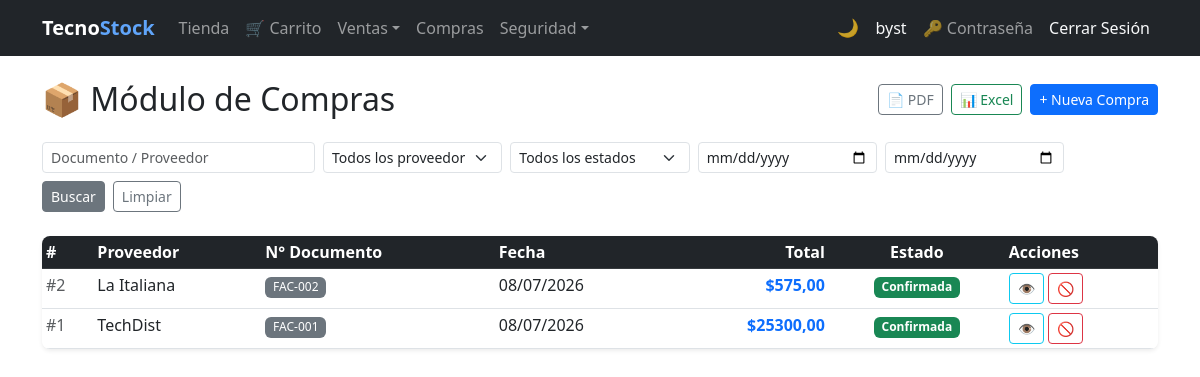
The page /purchases/ (signed in) on the database its author committed.
### purchasing/models.py (models this page shows, shortened)
class Purchase(models.Model):
    BORRADOR   = 0
    CONFIRMADA = 1
    ANULADA    = 2
    ESTADO_CHOICES = [
        (BORRADOR,   'Borrador'),
        (CONFIRMADA, 'Confirmada'),
        (ANULADA,    'Anulada'),
    ]
    supplier        = models.ForeignKey(
                          Supplier, on_delete=models.PROTECT,
                          related_name='purchases', verbose_name='Proveedor')
    document_number = models.CharField(max_length=20, verbose_name='N° Documento')
    purchase_date   = models.DateField(auto_now_add=True, verbose_name='Fecha')
    subtotal        = models.DecimalField(max_digits=12, decimal_places=2, default=0, verbose_name='Subtotal')
    tax             = models.DecimalField(max_digits=12, decimal_places=2, default=0, verbose_name='IVA')
    total           = models.DecimalField(max_digits=12, decimal_places=2, default=0, verbose_name='Total')
    estado          = models.PositiveSmallIntegerField(
                          choices=ESTADO_CHOICES, default=BORRADOR, verbose_name='Estado')
    is_active       = models.BooleanField(default=True, verbose_name='Activo')
    class Meta:
        verbose_name        = 'Compra'
        verbose_name_plural = 'Compras'
        ordering = ['-purchase_date', '-id']
        constraints = [
            models.UniqueConstraint(
                fields=['document_number', 'supplier'],
                name='unique_purchase_per_supplier'
            )
        ]
    @property
    def can_confirm(self):    return self.estado == self.BORRADOR
    @property
    def can_edit(self):       return self.estado == self.BORRADOR
    @property
    def can_delete(self):     return self.estado == self.BORRADOR
    @property
    def can_cancel(self):     return self.estado == self.CONFIRMADA
    @property
    def estado_badge_class(self):
        return {
            self.BORRADOR:   'bg-secondary',
            self.CONFIRMADA: 'bg-success',
            self.ANULADA:    'bg-danger',
        }.get(self.estado, 'bg-secondary')

### billing/models.py (models this page shows, shortened)
class Supplier(models.Model):
    name = models.CharField(max_length=200, verbose_name='Company Name')
    contact_name = models.CharField(max_length=200, blank=True, null=True)
    email = models.EmailField(blank=True, null=True)
    phone = models.CharField(max_length=20, blank=True, null=True)
    address = models.TextField(blank=True, null=True)
    photo = models.ImageField(upload_to='suppliers/', blank=True, null=True, verbose_name='Logo')
    is_active = models.BooleanField(default=True)
    created_at = models.DateTimeField(auto_now_add=True)
    updated_at = models.DateTimeField(auto_now=True)
    class Meta:
        verbose_name = 'Supplier'
        verbose_name_plural = 'Suppliers'
        ordering = ['name']

### purchasing/views.py (the view)
# urls.py: path('',                      views.PurchaseListView.as_view(),   name='purchase_list'),
class PurchaseListView(LoginRequiredMixin, GroupRequiredMixin, SearchExportMixin, ListView):
    group_required      = list(_PURCHASING_ROLES)
    model               = Purchase
    queryset            = Purchase.objects.select_related('supplier').all()
    template_name       = 'purchasing/purchase_list.html'
    context_object_name = 'items'
    export_filename     = 'compras'
    paginate_by         = 10
    export_fields       = [
        ('#',            'id'),
        ('Proveedor',    lambda p: p.supplier.name),
        ('N° Documento', 'document_number'),
        ('Fecha',        lambda p: str(p.purchase_date)),
        ('Estado',       lambda p: p.get_estado_display()),
        ('Subtotal',     'subtotal'),
        ('IVA',          'tax'),
        ('Total',        'total'),
    ]
    search_fields = [
        {'param': 'q',         'fields': ['document_number__icontains', 'supplier__name__icontains']},
        {'param': 'supplier',  'field':  'supplier_id',       'type': 'number'},
        {'param': 'estado',    'field':  'estado',            'type': 'number'},
        {'param': 'date_from', 'field':  'purchase_date__gte','type': 'date'},
        {'param': 'date_to',   'field':  'purchase_date__lte','type': 'date'},
    ]
    def get_context_data(self, **kwargs):
        ctx = super().get_context_data(**kwargs)
        ctx['suppliers'] = Supplier.objects.filter(is_active=True)
        return ctx

### security/templatetags/security_tags.py (called while the page is built)
@register.filter(name='has_group')
def has_group(user, group_name):
    if not user.is_authenticated:
        return False
    if user.is_superuser:  # el superusuario ve todo
        return True
    return user.groups.filter(name=group_name).exists()

### shared/mixins.py (called while the page is built, shortened)
    def get_queryset(self):
        qs = super().get_queryset()
        for spec in self.search_fields:
            val = self.request.GET.get(spec['param'], '').strip()
            if not val:
                continue
        return qs.distinct()

    def get_context_data(self, **kwargs):
        ctx = super().get_context_data(**kwargs)
        ctx['search_params'] = self.request.GET
        return ctx

    def get(self, request, *args, **kwargs):
        fmt = request.GET.get('export', '').lower()
        if fmt == 'pdf':
            return self._build_pdf()
        if fmt == 'excel':
            return self._build_excel()
        return super().get(request, *args, **kwargs)

    def dispatch(self, request, *args, **kwargs):
        if not request.user.is_authenticated:
            return redirect('login')
        if request.user.is_superuser:
            return super().dispatch(request, *args, **kwargs)

### purchasing/templates/purchasing/purchase_list.html (shortened to what this page needs)
{% extends 'billing/base.html' %}
{% block content %}
<div class="d-flex align-items-center justify-content-between mb-4">
  <h2 class="mb-0">&#128230; Módulo de Compras</h2>
  <div class="d-flex gap-2">
    <a href="?{% for k, v in request.GET.items %}{% if k != 'export' and k != 'page' %}{{ k }}={{ v }}&{% endif %}{% endfor %}export=pdf"
       class="btn btn-sm btn-outline-secondary" title="Exportar PDF">&#128196; PDF</a>
    <a href="?{% for k, v in request.GET.items %}{% if k != 'export' and k != 'page' %}{{ k }}={{ v }}&{% endif %}{% endfor %}export=excel"
       class="btn btn-sm btn-outline-success" title="Exportar Excel">&#128202; Excel</a>
    <a href="{% url 'purchasing:purchase_create' %}" class="btn btn-primary btn-sm">+ Nueva Compra</a>
  </div>
</div>
<form method="get" class="mb-4">
  <div class="row g-2 align-items-end">
    <div class="col-md-3">
      <input type="text" name="q" class="form-control form-control-sm"
             placeholder="Documento / Proveedor"
             value="{{ search_params.q|default:'' }}">
    </div>
    <div class="col-md-2">
      <select name="supplier" class="form-select form-select-sm" aria-label="Filtrar por proveedor">
        <option value="">Todos los proveedores</option>
      </select>
    </div>
    <div class="col-md-2">
      <select name="estado" class="form-select form-select-sm" aria-label="Filtrar por estado">
        <option value="">Todos los estados</option>
      </select>
    </div>
    <div class="col-md-2">
      <input type="date" name="date_from" class="form-control form-control-sm"
             value="{{ search_params.date_from|default:'' }}" title="Desde">
    </div>
    <div class="col-md-2">
      <input type="date" name="date_to" class="form-control form-control-sm"
             value="{{ search_params.date_to|default:'' }}" title="Hasta">
    </div>
    <div class="col-auto d-flex gap-2">
      <button type="submit" class="btn btn-secondary btn-sm">Buscar</button>
      <a href="{% url 'purchasing:purchase_list' %}" class="btn btn-outline-secondary btn-sm">Limpiar</a>
    </div>
  </div>
</form>
<div class="card border-0 shadow-sm rounded-3 overflow-hidden">
  <div class="table-responsive">
    <table class="table table-hover table-sm mb-0">
      <thead class="table-dark">
        <tr>
          <th>#</th>
          <th>Proveedor</th>
          <th>N° Documento</th>
          <th>Fecha</th>
          <th class="text-end">Total</th>
          <th class="text-center">Estado</th>
          <th>Acciones</th>
        </tr>
      </thead>
      <tbody>
        {% for item in items %}
        <tr>
          <td class="text-muted">#{{ item.id }}</td>
          <td>{{ item.supplier.name }}</td>
          <td><span class="badge bg-secondary fw-normal">{{ item.document_number }}</span></td>
          <td>{{ item.purchase_date|date:"d/m/Y" }}</td>
          <td class="text-end fw-semibold text-primary">${{ item.total }}</td>
          <td class="text-center">
            <span class="badge {{ item.estado_badge_class }}">{{ item.get_estado_display }}</span>
          </td>
          <td>
            <div class="d-flex gap-1 flex-wrap">
              <a href="{% url 'purchasing:purchase_detail' item.pk %}"
                 class="btn btn-sm btn-outline-info" title="Ver detalle">&#128065;</a>
              {% if item.can_cancel %}
              <a href="{% url 'purchasing:purchase_cancel' item.pk %}"
                 class="btn btn-sm btn-outline-danger" title="Anular">&#128683;</a>
              {% endif %}
            </div>
          </td>
        </tr>
        {% endfor %}
      </tbody>
    </table>
  </div>
</div>
{% endblock %}

### billing/templates/billing/base.html (shortened to what this page needs)
{% load security_tags %}
<!DOCTYPE html>
<html lang="es">
<head>
  <link href="https://cdn.jsdelivr.net/npm/bootstrap@5.3.0/dist/css/bootstrap.min.css" rel="stylesheet">
</head>
<body>
<nav class="navbar navbar-expand-lg navbar-dark bg-dark">
  <div class="container">
    <a class="navbar-brand fw-bold" href="{% url 'billing:home' %}">Tecno<span class="nav-brand-accent">Stock</span></a>
    <div class="collapse navbar-collapse" id="nav">
      <ul class="navbar-nav me-auto">
        {% if user.is_authenticated %}
        {% if user|has_group:'Cliente' %}
        <li class="nav-item"><a class="nav-link" href="{% url 'store:catalog' %}">Tienda</a></li>
        <li class="nav-item"><a class="nav-link" href="{% url 'store:cart' %}">&#128722; Carrito</a></li>
        {% endif %}
        <li class="nav-item dropdown">
          <a class="nav-link dropdown-toggle" href="#" role="button" data-bs-toggle="dropdown" aria-expanded="false">Ventas</a>
        </li>
        {% if user|has_group:'Analista de Compras' or user|has_group:'Administrador' or not user|has_any_group %}
        <li class="nav-item"><a class="nav-link" href="{% url 'purchasing:purchase_list' %}">Compras</a></li>
        {% endif %}
        {% if user|has_group:'Administrador' %}
        <li class="nav-item dropdown">
          <a class="nav-link dropdown-toggle" href="#" role="button" data-bs-toggle="dropdown" aria-expanded="false">Seguridad</a>
        </li>
        {% endif %}
        {% endif %}
      </ul>
      <ul class="navbar-nav align-items-center">
        <li class="nav-item"><button type="button" class="theme-toggle-btn" id="theme-toggle" onclick="toggleTheme()" title="Cambiar tema claro / oscuro"><span id="theme-icon">&#127769;</span></button></li>
        <li class="nav-item">{% if user.is_authenticated %}<a class="nav-link text-light" href="{% url 'billing:dashboard' %}">{{ user.username }}</a>{% endif %}</li>
        <li class="nav-item">{% if user.is_authenticated %}<a class="nav-link" href="{% url 'password_change' %}" title="Cambiar contraseña">&#128273; Contraseña</a>{% endif %}</li>
        <li class="nav-item">{% if user.is_authenticated %}<form method="post" action="{% url 'logout' %}" class="d-inline">{% csrf_token %}<button type="submit" class="nav-link btn btn-link text-light btn-nav-link">Cerrar Sesión</button></form>{% else %}<a class="nav-link" href="{% url 'login' %}">Iniciar Sesión</a>{% endif %}</li>
      </ul>
    </div>
  </div>
</nav>
<div class="container mt-4">
  {% block content %}{% endblock %}
</div>
</body>
</html>

### billing/templates/billing/base.html (style rules this page uses)
.btn-nav-link { text-decoration: none; }
.nav-brand-accent { color: #60a5fa; }
.theme-toggle-btn { background: none; border: none; cursor: pointer; font-size: 1.1rem; line-height: 1; padding: .375rem .5rem; border-radius: .375rem; transition: background .2s; color: rgba(255,255,255,.75); }

### rows shown on the page
Purchase: id "2", supplier.name "La Italiana", document_number "FAC-002", purchase_date "08/07/2026", total "575,00", estado "Confirmada"
Purchase: id "1", supplier.name "TechDist", document_number "FAC-001", purchase_date "08/07/2026", total "25300,00", estado "Confirmada"

### other values the page prints
{{ user.username }} "byst"
